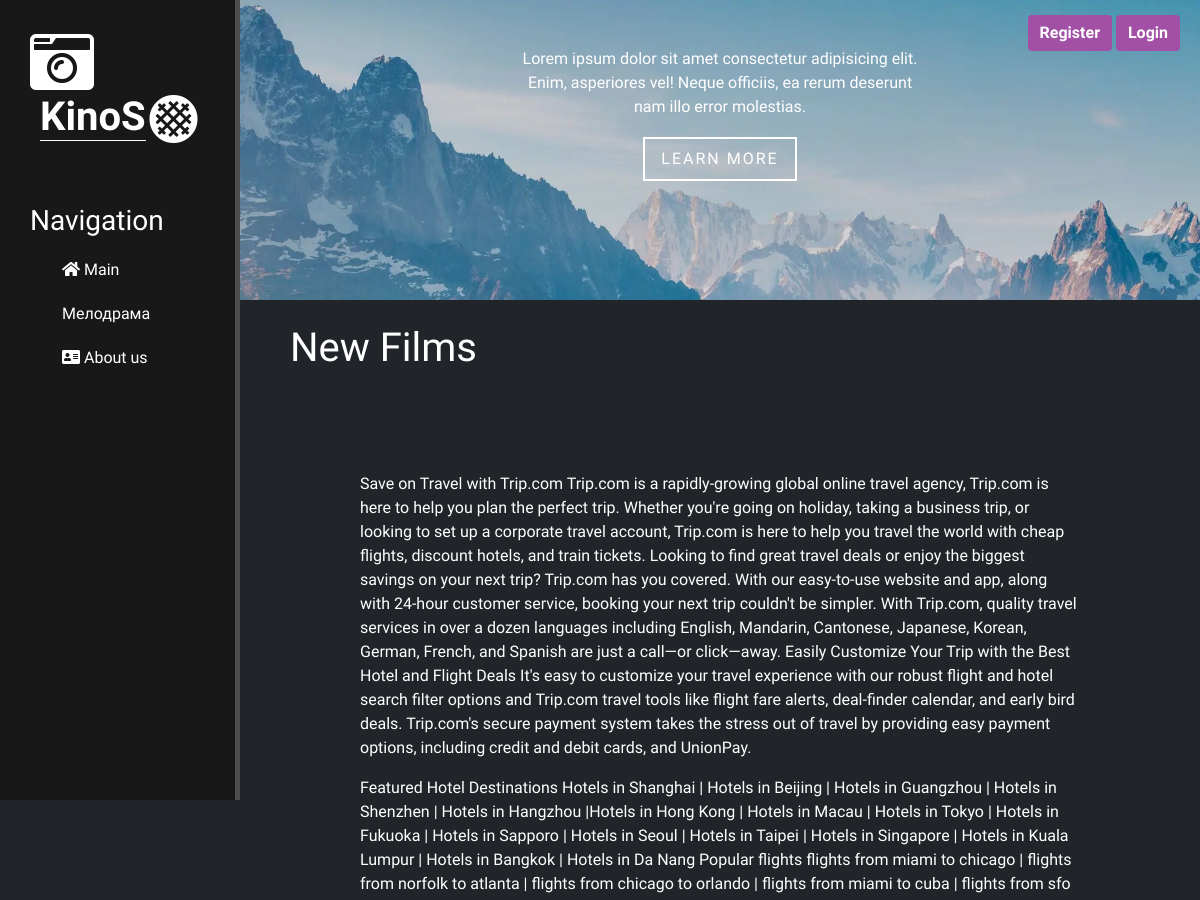
Page /novinki (upper part) on the earlier database version.
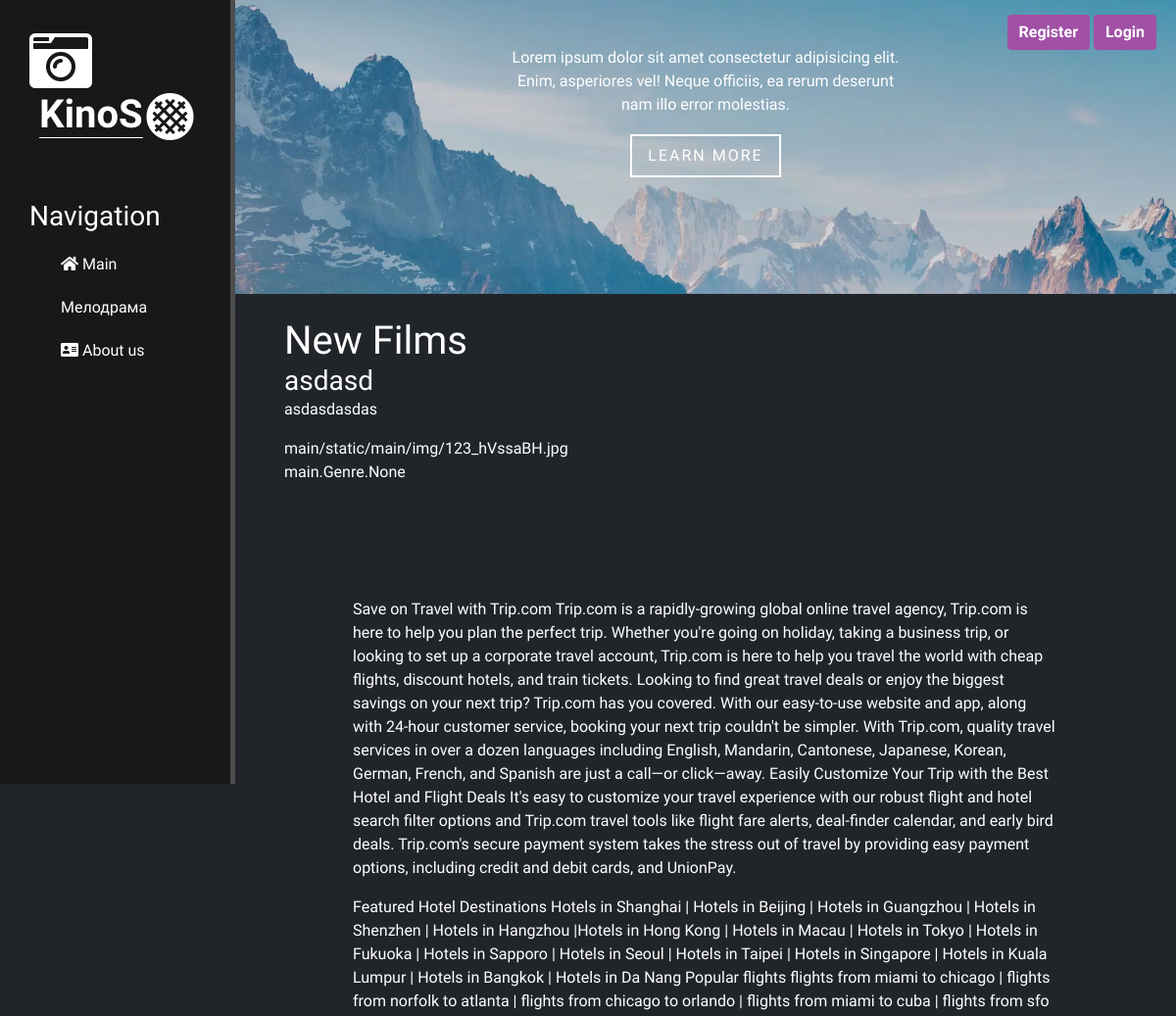
Same page on the later database version.
### main/models.py (models this page shows, shortened)
class Films(models.Model):
    title = models.CharField('Nazvanie', max_length=100)
    description = models.CharField('Description', max_length=250)
    image = models.ImageField("image", upload_to="main\static\main\img",default='')
    genres = models.ManyToManyField(Genre, verbose_name='Zhanr')
    class Meta:
        verbose_name = 'Film'
        verbose_name_plural = 'Films'

### main/views.py (the view)
# urls.py: path('novinki', views.novinki, name = 'novinki'),
def novinki(request):
    films = Films.objects.all()
    return render(request, 'main/novinki.html',{'films':films})

### main/templates/main/novinki.html (shortened to what this page needs)
{% extends 'main/layout.html' %}
{% block content %}
    <div class="features">
        {% if request.user.is_authenticated %}
            <div style="margin-left: 150px; font-size: 20px; font-weight: 600;"><span>Hello, {{request.user}}</span>
            <a href="{% url 'logout' %}" style="text-decoration: none;">Logout</a></div>
        {% else %}
         <div class="regist">
            <a href="{% url 'register' %}" class="btn btn-info">Register</a>
            <a href="{% url 'login' %}" class="btn btn-info">Login</a>
        </div>
        {% endif %}
        <div class="ft">
            <p>Lorem ipsum dolor sit amet consectetur adipisicing elit. Enim, asperiores vel! Neque officiis, ea rerum deserunt nam illo error molestias.</p>
            <a href="#" class="button">Learn More</a>
        </div>
    </div>
    <div style="width: 80%;color: #fff;float: right;">
        <div style="margin-left: 50px;">
            <h1>New Films</h1>
            {% for el in films %}
                <div>
                    <h3>{{ el.title }}</h3>
                    <p>{{ el.description }}</p>
                    {{ el.image }}
                    <p>{{ el.genres }}</p>
                </div>
            {% endfor %}
        </div>
    </div>
    <div class="info">
        <p>
            Save on Travel with Trip.com
            Trip.com is a rapidly-growing global online travel agency, Trip.com is here to help you plan the perfect trip. Whether you're going on holiday, taking a business trip, or looking to set up a corporate travel account, Trip.com is here to help you travel the world with cheap flights, discount hotels, and train tickets. Looking to find great travel deals or enjoy the biggest savings on your next trip? Trip.com has you covered. With our easy-to-use website and app, along with 24-hour customer service, booking your next trip couldn't be simpler. With Trip.com, quality travel services in over a dozen languages including English, Mandarin, Cantonese, Japanese, Korean, German, French, and Spanish are just a call—or click—away.
            Easily Customize Your Trip with the Best Hotel and Flight Deals
            It's easy to customize your travel experience with our robust flight and hotel search filter options and Trip.com travel tools like flight fare alerts, deal-finder calendar, and early bird deals. Trip.com's secure payment system takes the stress out of travel by providing easy payment options, including credit and debit cards, and UnionPay.
        </p>
        <p>
        </p>
    </div>
    {% endblock %}

### main/templates/main/layout.html (shortened to what this page needs)
{% load static %}
<!doctype html>
<html lang="en">
<head>
    <link rel="stylesheet" href="https://cdn.jsdelivr.net/npm/bootstrap@5.1.3/dist/css/bootstrap.min.css">
    <link rel="stylesheet" href="{% static 'main/css/main.css' %}">
    <link rel="stylesheet" href="https://use.fontawesome.com/releases/v5.8.2/css/all.css">
</head>
<body>
    <aside>
        <div>
            <i class="fas fa-camera-retro fa-4x"></i>
            <span class="logo">KinoS</span>
            <i class="fas fa-stroopwafel fa-spin fa-3x"></i>
        </div>
        <h3>Navigation</h3>
        <ul>
            <a href="{% url 'index' %}"><li><i class="fas fa-home"></i> Main</li></a>
            <a href="{% url 'melo' %}"><li>Мелодрама</li></a>
            <a href="{% url 'aboutus' %}"><li><i class="fas fa-address-card"></i> About us</li></a>
        </ul>
    </aside>
    <main>
        {% block content %}
        {% endblock %}
    </main>
</body>
</html>

### main/static/main/css/main.css (style rules this page uses)
body { background: #212529; font-family: 'Raleway', sans-serif; margin:0; }
h1,h2,h3,h4,h5,h6 { margin:0; }
aside { float:left; background: #181818; position: fixed; width: 20%; padding: 2.5%; height: 100vh; color: #fff; border-right: 5px solid #4d4d4d; }
aside .logo { font-size: 40px; margin-left: 10px; font-weight: bold; position: relative; top: -7px; border-bottom: 1px solid white; cursor: pointer; }
aside h3 { margin-top: 50px; font-size: 28px; }
aside ul { list-style: none; }
aside ul li { color: #fff; display: block; margin-top: 20px; transition: transform .6s ease; }
aside ul a { text-decoration: none; }
main .features { float: right; color: #fff; text-align: center; position: relative; height: 300px; width: 80%; background: url(../img/123.jpg); background-size: cover; }
main .features p { max-width: 400px; margin: 20px auto; }
main .ft { width: 100%; max-width: 600px; margin: 0 auto; padding-top: 27px; }
.button { text-decoration: none; text-transform: uppercase; letter-spacing: 2px; color: #fff; display:inline-block; outline: 2px solid #fff; padding: 8px 16px; position: relative; overflow: hidden; transition: color 1s; }
.button::before { content: ""; position: absolute; top: 0; left: -50px; width: 0; height: 100%; background-color: #fff; transform: skewX(35deg); z-index: -1; transition: width 1s; }
.regist { float:right; margin-right: 20px; margin-top: 15px; color: #fff; transition: transform .6s ease; }
.regist .btn-info { color: #fff; font-weight: 700; border: none; background: #a150a6; }
.info { float: right; width: 60%; margin: 0 10%; color: #fff; margin-top: 100px; }

Differences in the rows shown:
added Films: title "asdasd", description "asdasdasdas", image "main/static/main/img/123_hVssaBH.jpg", genres "main.Genre.None"
